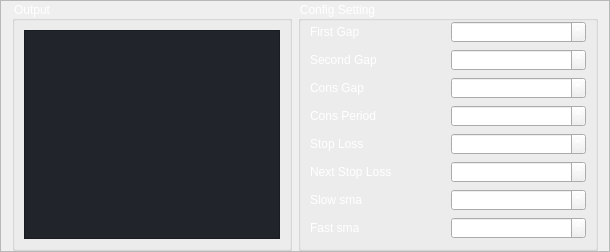
                       <widget class="QFrame" name="frame_90">
                        <property name="styleSheet">
                         <string notr="true">#frame_3
{
	background-color: #1a1c1e;
}</string>
                        </property>
                        <property name="frameShape">
                         <enum>QFrame::StyledPanel</enum>
                        </property>
                        <property name="frameShadow">
                         <enum>QFrame::Raised</enum>
                        </property>
                        <layout class="QHBoxLayout" name="horizontalLayout_20">
                         <property name="topMargin">
                          <number>0</number>
                         </property>
                         <property name="bottomMargin">
                          <number>0</number>
                         </property>
                         <item>
                          <widget class="QGroupBox" name="groupBox_7">
                           <property name="styleSheet">
                            <string notr="true">color: rgb(255, 255, 255);</string>
                           </property>
                           <property name="title">
                            <string>Output</string>
                           </property>
                           <layout class="QVBoxLayout" name="verticalLayout_11">
                            <item>
                             <widget class="QTextEdit" name="txtOutput">
                              <property name="maximumSize">
                               <size>
                                <width>16777215</width>
                                <height>16777215</height>
                               </size>
                              </property>
                              <property name="styleSheet">
                               <string notr="true">background-color:#21252b;
color: rgb(255, 255, 255);</string>
                              </property>
                              <property name="readOnly">
                               <bool>true</bool>
                              </property>
                             </widget>
                            </item>
                           </layout>
                          </widget>
                         </item>
                         <item>
                          <widget class="QGroupBox" name="groupBox_3">
                           <property name="minimumSize">
                            <size>
                             <width>300</width>
                             <height>0</height>
                            </size>
                           </property>
                           <property name="styleSheet">
                            <string notr="true">color: rgb(255, 255, 255);</string>
                           </property>
                           <property name="title">
                            <string>Config Setting</string>
                           </property>
                           <layout class="QVBoxLayout" name="verticalLayout_7">
                            <property name="topMargin">
                             <number>0</number>
                            </property>
                            <item>
                             <widget class="QWidget" name="widget_8" native="true">
                              <layout class="QHBoxLayout" name="horizontalLayout_13">
                               <property name="leftMargin">
                                <number>0</number>
                               </property>
                               <property name="topMargin">
                                <number>0</number>
                               </property>
                               <property name="rightMargin">
                                <number>0</number>
                               </property>
                               <property name="bottomMargin">
                                <number>0</number>
                               </property>
                               <item>
                                <widget class="QLabel" name="label_8">
                                 <property name="text">
                                  <string>First Gap</string>
                                 </property>
                                </widget>
                               </item>
                               <item>
                                <widget class="QSpinBox" name="sbFirstGap">
                                 <property name="maximum">
                                  <number>999999999</number>
                                 </property>
                                </widget>
                               </item>
                              </layout>
                             </widget>
                            </item>
                            <item>
                             <widget class="QWidget" name="widget_7" native="true">
                              <layout class="QHBoxLayout" name="horizontalLayout_12">
                               <property name="leftMargin">
                                <number>0</number>
                               </property>
                               <property name="topMargin">
                                <number>0</number>
                               </property>
                               <property name="rightMargin">
                                <number>0</number>
                               </property>
                               <property name="bottomMargin">
                                <number>0</number>
                               </property>
                               <item>
                                <widget class="QLabel" name="label_7">
                                 <property name="text">
                                  <string>Second Gap</string>
                                 </property>
                                </widget>
                               </item>
                               <item>
                                <widget class="QSpinBox" name="sbSecondGap">
                                 <property name="maximum">
                                  <number>999999999</number>
                                 </property>
                                </widget>
                               </item>
                              </layout>
                             </widget>
                            </item>
                            <item>
                             <widget class="QWidget" name="widget_9" native="true">
                              <layout class="QHBoxLayout" name="horizontalLayout_14">
                               <property name="leftMargin">
                                <number>0</number>
                               </property>
                               <property name="topMargin">
                                <number>0</number>
                               </property>
                               <property name="rightMargin">
                                <number>0</number>
                               </property>
                               <property name="bottomMargin">
                                <number>0</number>
                               </property>
                               <item>
                                <widget class="QLabel" name="label_9">
                                 <property name="text">
                                  <string>Cons Gap</string>
                                 </property>
                                </widget>
                               </item>
                               <item>
                                <widget class="QSpinBox" name="sbConsGap">
                                 <property name="maximum">
                                  <number>999999999</number>
                                 </property>
                                </widget>
                               </item>
                              </layout>
                             </widget>
                            </item>
                            <item>
                             <widget class="QWidget" name="widget_13" native="true">
                              <layout class="QHBoxLayout" name="horizontalLayout_18">
                               <property name="leftMargin">
                                <number>0</number>
                               </property>
                               <property name="topMargin">
                                <number>0</number>
                               </property>
                               <property name="rightMargin">
                                <number>0</number>
                               </property>
                               <property name="bottomMargin">
                                <number>0</number>
                               </property>
                               <item>
                                <widget class="QLabel" name="label_13">
                                 <property name="text">
                                  <string>Cons Period</string>
                                 </property>
                                </widget>
                               </item>
                               <item>
                                <widget class="QSpinBox" name="sbConsPeriod">
                                 <property name="maximum">
                                  <number>999999999</number>
                                 </property>
                                </widget>
                               </item>
                              </layout>
                             </widget>
                            </item>
                            <item>
                             <widget class="QWidget" name="widget_10" native="true">
                              <layout class="QHBoxLayout" name="horizontalLayout_15">
                               <property name="leftMargin">
                                <number>0</number>
                               </property>
                               <property name="topMargin">
                                <number>0</number>
                               </property>
                               <property name="rightMargin">
                                <number>0</number>
                               </property>
                               <property name="bottomMargin">
                                <number>0</number>
                               </property>
                               <item>
                                <widget class="QLabel" name="label_10">
                                 <property name="text">
                                  <string>Stop Loss</string>
                                 </property>
                                </widget>
                               </item>
                               <item>
                                <widget class="QSpinBox" name="sbStopLoss">
                                 <property name="maximum">
                                  <number>999999999</number>
                                 </property>
                                </widget>
                               </item>
                              </layout>
                             </widget>
                            </item>
                            <item>
                             <widget class="QWidget" name="widget_11" native="true">
                              <layout class="QHBoxLayout" name="horizontalLayout_16">
                               <property name="leftMargin">
                                <number>0</number>
                               </property>
                               <property name="topMargin">
                                <number>0</number>
                               </property>
                               <property name="rightMargin">
                                <number>0</number>
                               </property>
                               <property name="bottomMargin">
                                <number>0</number>
                               </property>
                               <item>
                                <widget class="QLabel" name="label_11">
                                 <property name="text">
                                  <string>Next Stop Loss</string>
                                 </property>
                                </widget>
                               </item>
                               <item>
                                <widget class="QSpinBox" name="sbNextStopLoss">
                                 <property name="maximum">
                                  <number>999999999</number>
                                 </property>
                                </widget>
                               </item>
                              </layout>
                             </widget>
                            </item>
                            <item>
                             <widget class="QWidget" name="widget_14" native="true">
                              <layout class="QHBoxLayout" name="horizontalLayout_19">
                               <property name="leftMargin">
                                <number>0</number>
                               </property>
                               <property name="topMargin">
                                <number>0</number>
                               </property>
                               <property name="rightMargin">
                                <number>0</number>
                               </property>
                               <property name="bottomMargin">
                                <number>0</number>
                               </property>
                               <item>
                                <widget class="QLabel" name="label_14">
                                 <property name="text">
                                  <string>Slow sma</string>
                                 </property>
                                </widget>
                               </item>
                               <item>
                                <widget class="QSpinBox" name="sbSlowSma">
                                 <property name="maximum">
                                  <number>999999999</number>
                                 </property>
                                </widget>
                               </item>
                              </layout>
                             </widget>
                            </item>
                            <item>
                             <widget class="QWidget" name="widget_12" native="true">
                              <layout class="QHBoxLayout" name="horizontalLayout_17">
                               <property name="leftMargin">
                                <number>0</number>
                               </property>
                               <property name="topMargin">
                                <number>0</number>
                               </property>
                               <property name="rightMargin">
                                <number>0</number>
                               </property>
                               <property name="bottomMargin">
                                <number>0</number>
                               </property>
                               <item>
                                <widget class="QLabel" name="label_12">
                                 <property name="text">
                                  <string>Fast sma</string>
                                 </property>
                                </widget>
                               </item>
                               <item>
                                <widget class="QSpinBox" name="sbFastSma">
                                 <property name="maximum">
                                  <number>999999999</number>
                                 </property>
                                </widget>
                               </item>
                              </layout>
                             </widget>
                            </item>
                           </layout>
                          </widget>
                         </item>
                        </layout>
                       </widget>
